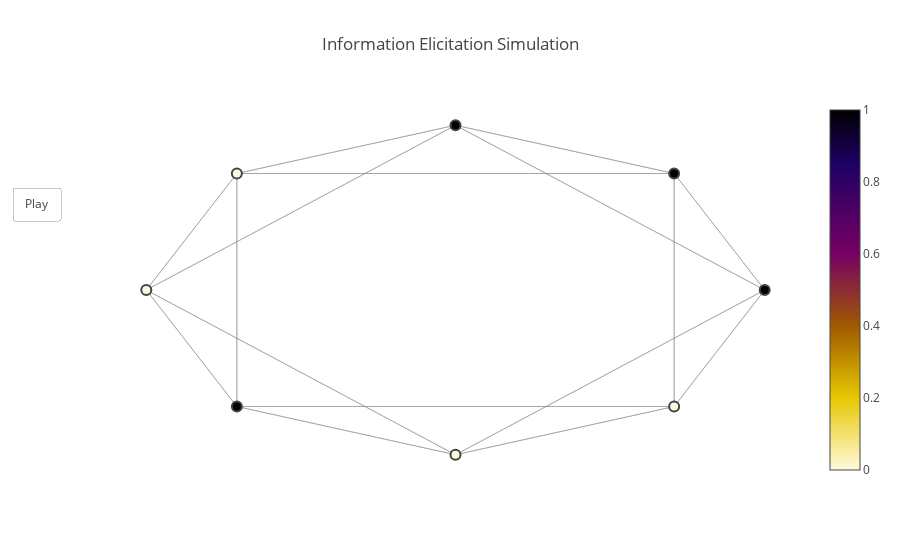
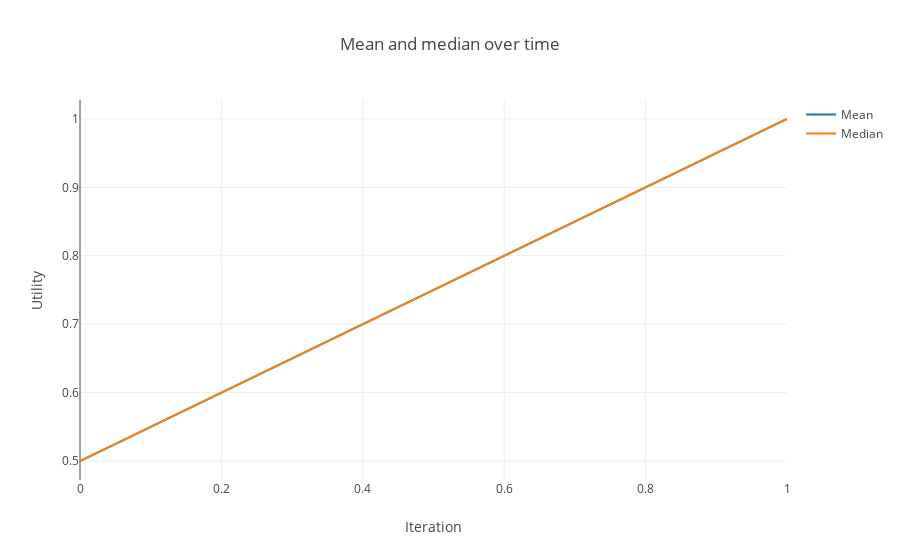
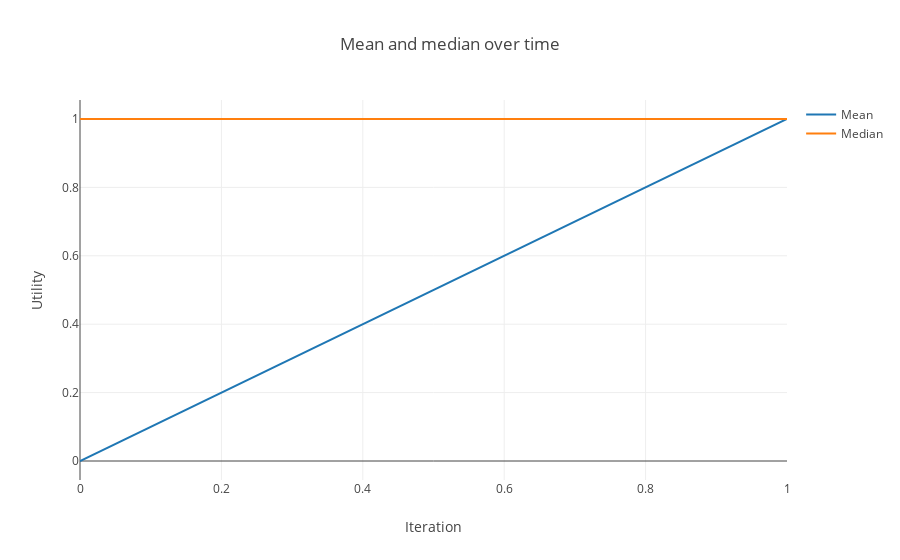
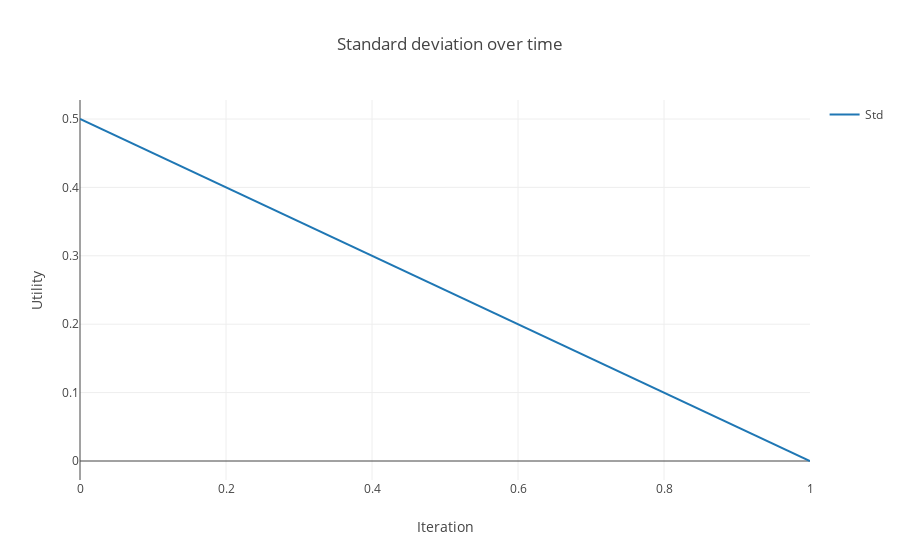

Notebook cell for these charts, in order:
### Code cell
simple = SimpleSimulator()

### Figure 1 — Plotly figure (JSON) as saved in the notebook; plotly's stock layout.template omitted (floating-point values rounded to 4 significant figures)
{"data": [{"hoverinfo": "text", "line": {"color": "#888", "width": 0.5}, "mode": "lines", "text": ["0.1", "0.1", "0.1", "0.1", "0.1", "0.1", "0.1", "0.1", "0.1", "0.1", "0.1", "0.1", "0.1", "0.1", "0.1", "0.1", "0.1", "0.1", "0.1", "0.1", "0.1", "0.1", "0.1", "0.1", "0.1", "0.1", "0.1", "0.1", "0.1", "0.1", "0.1", "0.1"], "type": "scatter", "uid": "ac1e25da-3f1d-4091-a53f-aa430a2637e2", "x": [5, 3.536, null, 5, -9.185e-16, null, 5, 3.536, null, 5, 3.062e-16, null, 3.536, 5, null, 3.536, 3.536, null, 3.536, 3.062e-16, null, 3.536, -3.536, null, 3.062e-16, 3.536, null, 3.062e-16, 5, null, 3.062e-16, -3.536, null, 3.062e-16, -5, null, -3.536, 3.062e-16, null, -3.536, 3.536, null, -3.536, -5, null, -3.536, -3.536, null, -5, -3.536, null, -5, 3.062e-16, null, -5, -3.536, null, -5, -9.185e-16, null, -3.536, -5, null, -3.536, -3.536, null, -3.536, -9.185e-16, null, -3.536, 3.536, null, -9.185e-16, -3.536, null, -9.185e-16, -5, null, -9.185e-16, 3.536, null, -9.185e-16, 5, null, 3.536, -9.185e-16, null, 3.536, -3.536, null, 3.536, 5, null, 3.536, 3.536, null], "y": [0, -3.536, null, 0, -5, null, 0, 3.536, null, 0, 5, null, 3.536, 0, null, 3.536, -3.536, null, 3.536, 5, null, 3.536, 3.536, null, 5, 3.536, null, 5, 0, null, 5, 3.536, null, 5, 6.123e-16, null, 3.536, 5, null, 3.536, 3.536, null, 3.536, 6.123e-16, null, 3.536, -3.536, null, 6.123e-16, 3.536, null, 6.123e-16, 5, null, 6.123e-16, -3.536, null, 6.123e-16, -5, null, -3.536, 6.123e-16, null, -3.536, 3.536, null, -3.536, -5, null, -3.536, -3.536, null, -5, -3.536, null, -5, 6.123e-16, null, -5, -3.536, null, -5, 0, null, -3.536, -5, null, -3.536, -3.536, null, -3.536, 0, null, -3.536, 3.536, null]}, {"hoverinfo": "text", "marker": {"color": [1, 1, 1, 0, 0, 1, 0, 0], "colorscale": "Electric", "line": {"width": 2}, "reversescale": true, "showscale": true, "size": 10}, "mode": "markers", "text": ["Vertex 0 1.0", "Vertex 1 1.0", "Vertex 2 1.0", "Vertex 3 0.0", "Vertex 4 0.0", "Vertex 5 1.0", "Vertex 6 0.0", "Vertex 7 0.0"], "type": "scatter", "uid": "62ea5376-e7e2-431a-a804-1678896f1a2a", "x": [5, 3.536, 3.062e-16, -3.536, -5, -3.536, -9.185e-16, 3.536], "y": [0, 3.536, 5, 3.536, 6.123e-16, -3.536, -5, -3.536]}], "layout": {"hovermode": "closest", "showlegend": false, "title": {"text": "Information Elicitation Simulation"}, "updatemenus": [{"buttons": [{"args": [null], "label": "Play", "method": "animate"}], "pad": {"r": 10, "t": 87}, "showactive": false, "type": "buttons"}], "xaxis": {"showgrid": false, "showticklabels": false, "zeroline": false}, "yaxis": {"showgrid": false, "showticklabels": false, "zeroline": false}}}

### Figure 2 — Plotly figure (JSON) as saved in the notebook; plotly's stock layout.template omitted (floating-point values rounded to 4 significant figures)
{"data": [{"mode": "lines", "name": "Mean", "type": "scatter", "uid": "e04c3730-c381-4c08-bf23-4a834b8e5192", "x": [0, 1], "y": [0.5, 1]}, {"mode": "lines", "name": "Median", "type": "scatter", "uid": "d0cc3108-218a-4559-93f1-f60b76358a12", "x": [0, 1], "y": [0.5, 1]}], "layout": {"showlegend": true, "title": {"text": "Mean and median over time"}, "xaxis": {"title": {"text": "Iteration"}}, "yaxis": {"title": {"text": "Utility"}}}}

### Figure 3 — Plotly figure (JSON) as saved in the notebook; plotly's stock layout.template omitted (floating-point values rounded to 4 significant figures)
{"data": [{"mode": "lines", "name": "Mean", "type": "scatter", "uid": "ade90822-ce39-42e2-875a-00568b00767c", "x": [0, 1], "y": [0, 1]}, {"mode": "lines", "name": "Median", "type": "scatter", "uid": "f0f3e858-79ae-43f0-97b0-a91d32d31f59", "x": [0, 1], "y": [1, 1]}], "layout": {"showlegend": true, "title": {"text": "Mean and median over time"}, "xaxis": {"title": {"text": "Iteration"}}, "yaxis": {"title": {"text": "Utility"}}}}

### Figure 4 — Plotly figure (JSON) as saved in the notebook; plotly's stock layout.template omitted (floating-point values rounded to 4 significant figures)
{"data": [{"mode": "lines", "name": "Std", "type": "scatter", "uid": "7522e665-f0ec-47e0-8e95-09a603697f9c", "x": [0, 1], "y": [0.5, 0]}], "layout": {"showlegend": true, "title": {"text": "Standard deviation over time"}, "xaxis": {"title": {"text": "Iteration"}}, "yaxis": {"title": {"text": "Utility"}}}}
